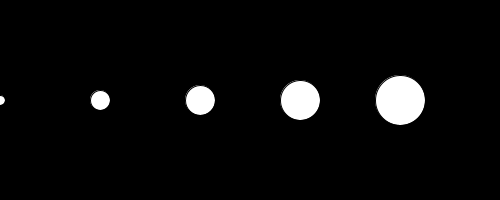
Frame 1 (no input)
Frame 60 (the mouse pressed at the canvas centre just before this capture): identical to frame 1, image omitted
Frame 120 (the mouse held since frame 60 and released just before this capture): identical to frame 1, image omitted

The Processing sketch that drew this single still picture (run headless with seeded random() and noise(); from frame 60 on, the mouse is pressed at the canvas centre):

// Processing sketch: tut02_01
// ── tut02_01.pde
int[] data = {10, 20, 30, 40, 50};  // diameters //<>//

void setup()
{
  size(500, 200);
}

void draw()
{
  background(0, 0, 0);

  for (int i=0; i<data.length; i++)
  {
    ellipse(i*100, 100, data[i], data[i]);
  }
}
